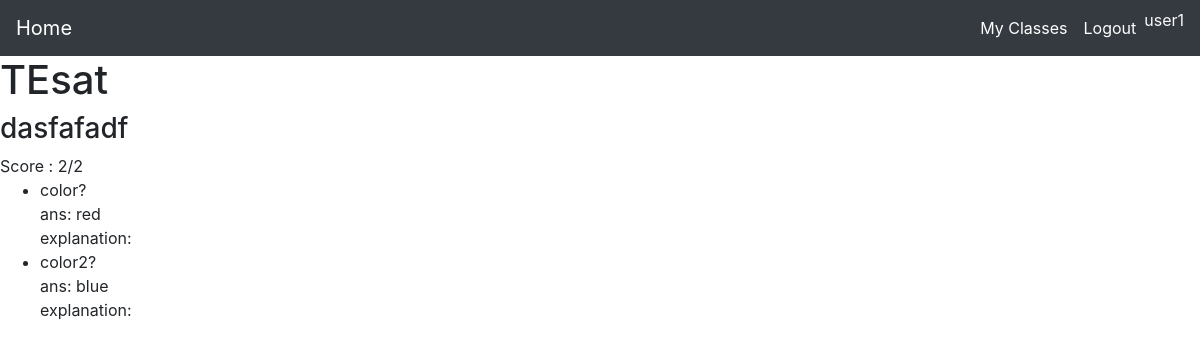
The page /quiz/quiz_answer/16/15 (signed in) on the database its author committed.
### quiz/models.py (models this page shows, shortened)
class Quiz(models.Model):
    title = models.CharField(max_length=250)
    description = models.TextField()
    classes = models.ManyToManyField(Class)
    make_visible = models.BooleanField(default=False)
    total_questions = models.IntegerField(primary_key=False,default=0)
    answer_available = models.BooleanField(primary_key=False,default=False)
    timer = models.IntegerField(primary_key=False,null=True,blank=True,validators=[MinValueValidator(9), MaxValueValidator(31)],)

class StudentQuizInfo(models.Model):
    completed = models.BooleanField(primary_key=False,default=False)
    quiz = models.ForeignKey(Quiz, on_delete=models.CASCADE)
    score = models.IntegerField(primary_key=False,default=0)
    quiz_questions = models.ManyToManyField(Question)
    user = models.ForeignKey(User,on_delete=models.CASCADE)

class Question(models.Model):
    quiz = models.ForeignKey(Quiz, on_delete=models.CASCADE)
    question = models.TextField(blank=False,null=False)
    answer = models.TextField(blank=False,null=False)
    multiple_answer = models.BooleanField(default=False,primary_key=False)
    figure = models.ImageField(upload_to='quiz/figures',null=True, blank=True)
    explanation = models.TextField(null=True,blank=True)

### quiz/views.py (the view)
# urls.py: path('quiz_answer/<int:stud_quiz_info_id>/<int:quiz_id>',views.quizAnswer,name='quizAnswer'),
@login_required
def quizAnswer(request, stud_quiz_info_id, quiz_id):
    quiz_obj = get_object_or_404(Quiz, pk=quiz_id)
    if quiz_obj.answer_available == True:
        stud_quiz_info_obj = get_object_or_404(
            StudentQuizInfo, pk=stud_quiz_info_id)
        quesion_list = get_list_or_404(Question, quiz_id=quiz_id)
        context = {'quiz_obj': quiz_obj,
                   'stud_quiz_info_obj': stud_quiz_info_obj, 'quesion_list': quesion_list}
        return render(request, 'quiz/quizAnswer.html', context)
    else:
        return redirect('quiz:quizInfoTeacherView', quiz_id=quiz_id)

### templates/quiz/quizAnswer.html (shortened to what this page needs)
{% extends "./base.html" %}
{% block content %}
<h1>{{quiz_obj.title}}</h1>
<h3>{{quiz_obj.description}}</h3>
Score : {{stud_quiz_info_obj.score}}/{{quiz_obj.total_questions}}
<br>
<ul>
    {% for question in quesion_list %}
    <li>
        {{question.question}}?<br>
        ans: {{question.answer}} <br>
        explanation: {{question.explanation}}
    </li>
    {% endfor %}
</ul>
{% endblock %}

### templates/quiz/base.html (shortened to what this page needs)
{% load static %}
<!DOCTYPE html>
<html lang="en">
<head>
  <link rel="stylesheet" href="https://stackpath.bootstrapcdn.com/bootstrap/4.5.0/css/bootstrap.min.css"
 />
  <link rel="stylesheet" href="https://stackpath.bootstrapcdn.com/font-awesome/4.7.0/css/font-awesome.min.css">
  <link
      rel="stylesheet"
      type="text/css"
      href="{% static 'accounts/style.css' %}"
    />
</head>
<body style="height: 100vh">
  <nav class="navbar navbar-expand-lg navbar-dark bg-dark">
    <a class="navbar-brand" href="{% url 'quiz:home' %}">
      <span class="nav_link" id="home">
        Home
      </span>
    </a>
    <div class="collapse navbar-collapse" id="navbarSupportedContent">
      <ul class="navbar-nav ml-auto">
        <li class="nav-item active">
          <a class="nav-link" href="{% if user.is_authenticated %} {% url 'quiz:home' %} {% else %} # {% endif %}">
            <span class="nav_link">
              My Classes
            </span>
          </a>
        </li>
        <li class="nav-item active">
          <a class="nav-link" href="{% if user.is_authenticated %} {% url 'quiz:logout' %} {% else %} # {% endif %}">
            <span class="nav_link">
              {% if user.is_authenticated %} Logout {% else %} Login {% endif %}
            </span>
          </a>
        </li>
        <li class="nav-item active">
            <span class="nav_link text-light">
              {% if user.is_authenticated %} {{request.user.username}} {% endif %}
            </span>
        </li
      </ul>
    </div>
  </nav>
  {% block content %} {% endblock content %}
</body>
</html>

### static/accounts/style.css (style rules this page uses)
body { padding: 0px; margin: 0px; border: 0px; height: 20vh; }

### rows shown on the page
Quiz: title "TEsat", description "dasfafadf", total_questions "2"
StudentQuizInfo: score "2"
Question: question "color", answer "red"
Question: question "color2", answer "blue"

### other values the page prints
{{ request.user.username }} "user1"
